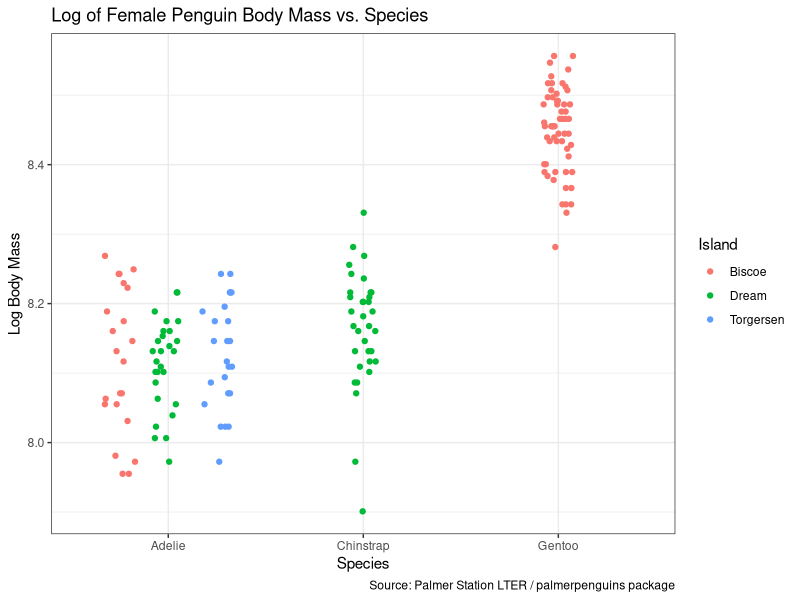
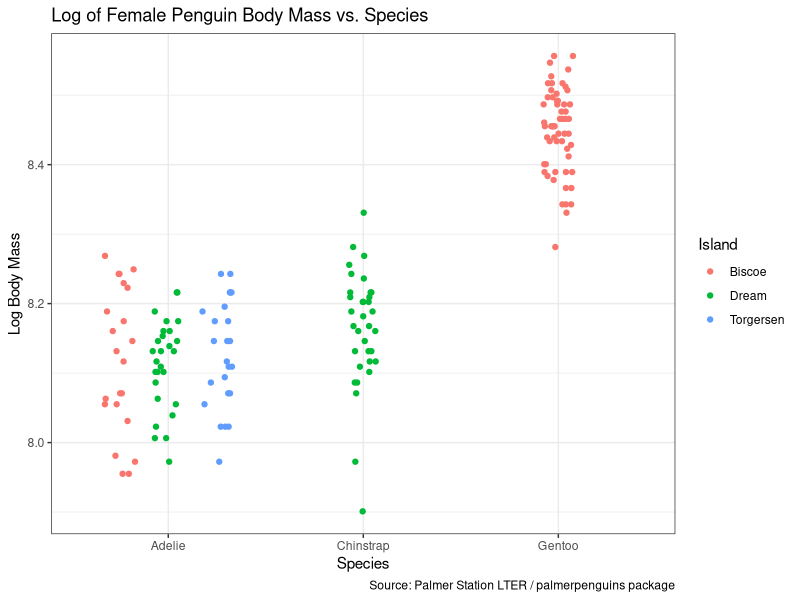

The R script that drew these images, in order:
### Today we are going to plot penguin data ####
### Created by: Heather Carstensen #############
### Updated on: 2022-02-15 ####################

#### Load Libraries ######
library(palmerpenguins)
library(tidyverse)
library(here)

### Load data ######
# The data is part of the package and is called penguins
glimpse(penguins) # look at penguins data

### Data analysis #####

######## Part 1 ############
penguins %>%  # Use penguins dataframe
  drop_na(sex) %>%  # Drop NAs from sex
  group_by(species, island, sex) %>%  # Group by species, island, and sex
  summarise(mean_body_mass = mean(body_mass_g, na.rm = TRUE),  # Calculate mean of body mass, called mean_body_mass
            variance_body_mass = var(body_mass_g, na.rm = TRUE))  # Calculate variance of body mass, called variance_body_mass


########### Part 2 ############
penguins %>% # Use penguins dataframe
  filter(sex != "male") %>%  # Filter out males
  mutate(log_mass = log(body_mass_g)) %>%  # Mutate to add a new colum with log of body mass
  select(species, island, sex, log_mass) %>%  # Select the columns species, island, sex, log_mass
  ggplot(aes(x = species, # Start ggplot with species on x-axis
             y = log_mass,  # log_mass on y-axis
             color = island)) +  # mapping color to island
  geom_point(position = position_jitterdodge()) +  # Using point geometry with jitterdoge
  labs(x = "Species",  # Changing label for x-axis
       y = "Log Body Mass", # Changing label for y-axis
       title = "Log of Female Penguin Body Mass vs. Species", # Adding a plot title
       color = "Island", # Changing legend title
       caption = "Source: Palmer Station LTER / palmerpenguins package") +  # Adding a caption with data source
  theme_bw() # Changing theme 

ggsave(here("Week_4","Outputs","penguins_homework.png"),  # Saving output
       width = 5, height = 4) # Changing width and height of output
  